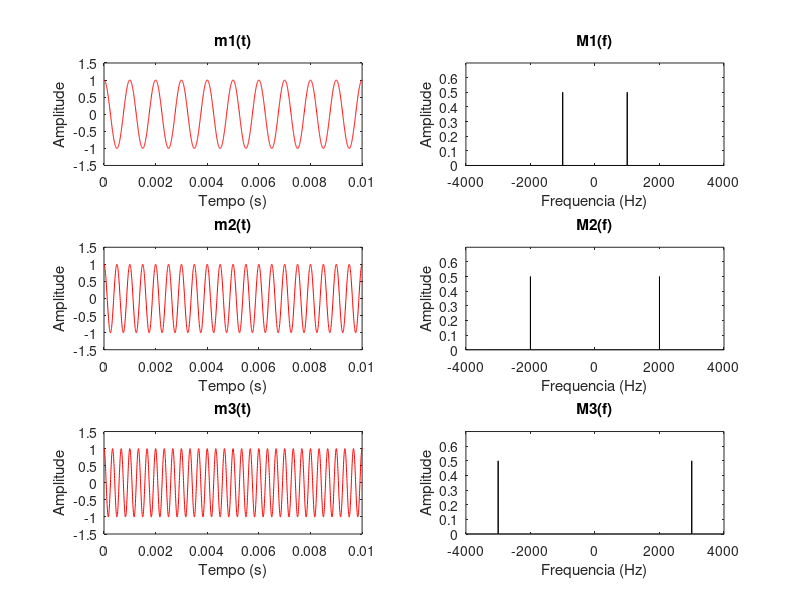
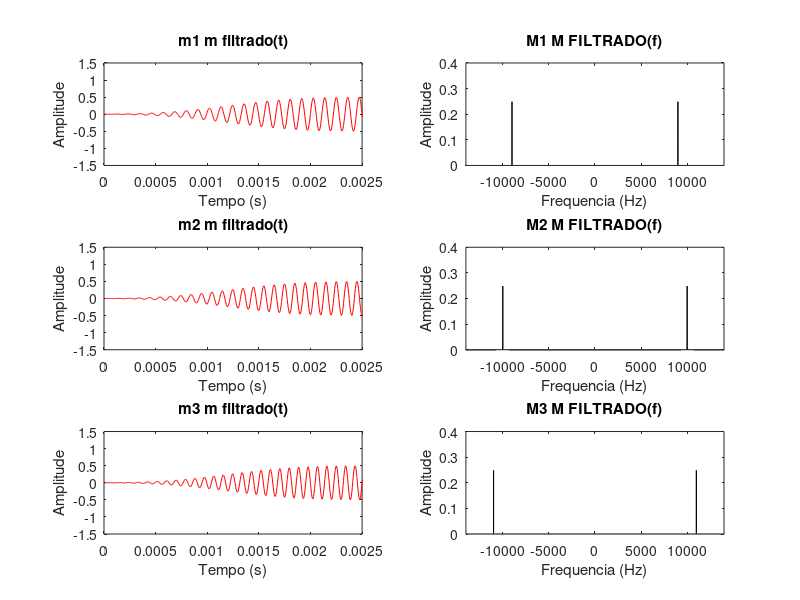
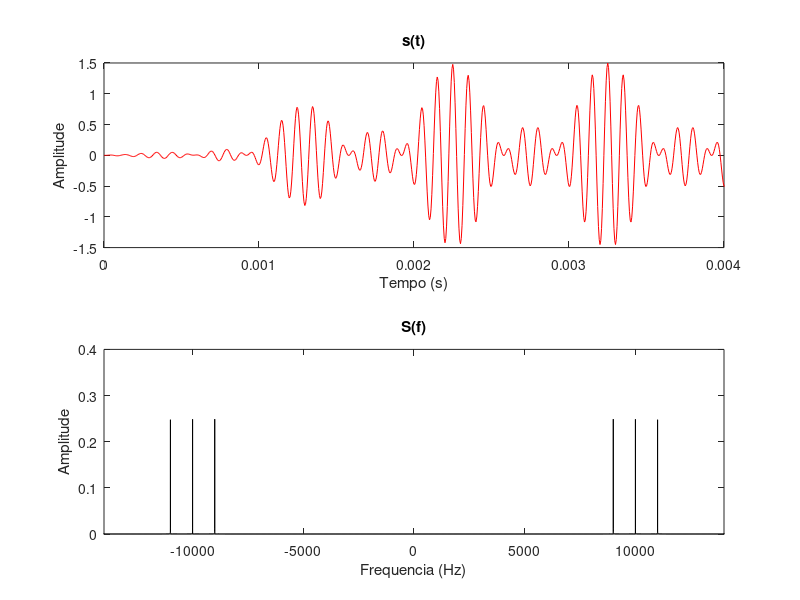
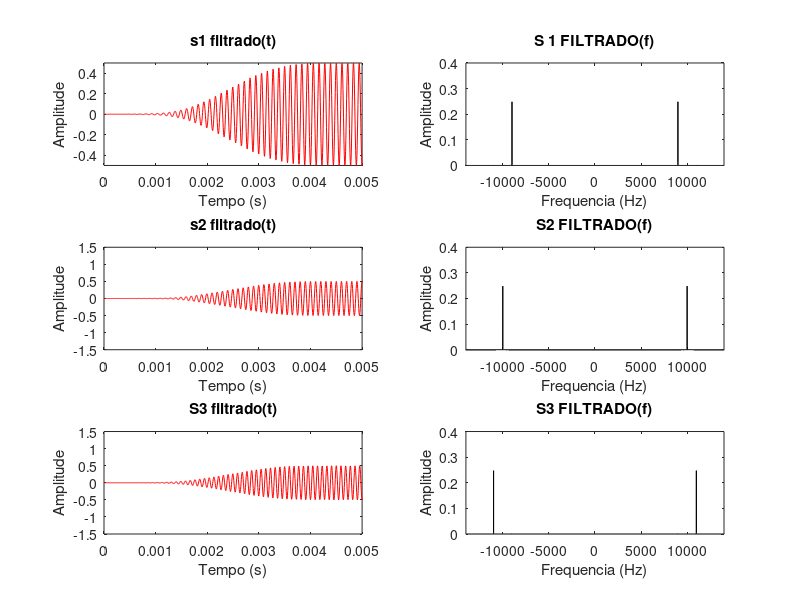

Here is the MATLAB script that generated these plots, in order:
clc
close all
clear all

Am = 1;                                 % Amplitude do sinal 
Ac = 1;                                 % Amplitude da portadora
fm = 1000;                              % Frequ?ncia do sinal
fc = 1000;                              % Frequ?ncia da portadora
N = 200;                                % Fator de superamostragem
fs = N*fm;                              % Frequ?ncia de amostragem
num_periodos = 1000;                    % N?mero de per?odos
t_final = num_periodos*(1/fm);          % Dois per?odos
Ts = 1/fs;                              % Tempo de amostragem 
t = 0:Ts:t_final;                       % Vetor tempo
f_passo = 1/t_final;
f = -fs/2:f_passo:fs/2;

%sinal a modular
m1 = Am*cos(2*pi*fm.*t);
m2 = Am*cos(2*pi*2*fm*t);
m3 = Am*cos(2*pi*3*fm*t);
%gerando sinais das portadorasa
c1 = Ac*cos(2*pi*10*fc.*t);
c2 = Ac*cos(2*pi*12*fc.*t);
c3 = Ac*cos(2*pi*14*fc.*t);

%plot sinais dominio tempo e frequencia
%m1
figure(1)
subplot(3,2,1)
plot(t,m1,'r')
ylabel('Amplitude')
xlabel('Tempo (s)')
title('m1(t)')
axis([0 t_final/100 -1.5*Am 1.5*Am])
subplot(3,2,2)
M1 = fftshift(fft(m1)/length(m1));
plot(f,abs(M1),'k');
axis([-4*fc 4*fc 0 0.7]);
ylabel('Amplitude')
xlabel('Frequencia (Hz)')
title('M1(f)')
%m2
subplot(3,2,3)
plot(t,m2,'r')
ylabel('Amplitude')
xlabel('Tempo (s)')
title('m2(t)')
axis([0 t_final/100 -1.5*Am 1.5*Am])
subplot(3,2,4)
M2 = fftshift(fft(m2)/length(m2));
plot(f,abs(M2),'k');
axis([-4*fc 4*fc 0 0.7]);
ylabel('Amplitude')
xlabel('Frequencia (Hz)')
title('M2(f)')
%m3
subplot(3,2,5)
plot(t,m3,'r')
ylabel('Amplitude')
xlabel('Tempo (s)')
title('m3(t)')
axis([0 t_final/100 -1.5*Am 1.5*Am])
subplot(3,2,6)
M3 = fftshift(fft(m3)/length(m3));
plot(f,abs(M3),'k');
axis([-4*fc 4*fc 0 0.7]);
ylabel('Amplitude')
xlabel('Frequencia (Hz)')
title('M3(f)')

%modulando os sinais
m1_m = m1.*c1;
m2_m = m2.*c2;
m3_m = m3.*c3;

%filtro passa faixa para nao misturar os sinais
pf1 = fir1(500, [8900/(fs/2) 9100/(fs/2)]);
pf2 = fir1(500, [9900/(fs/2) 10100/(fs/2)]);
pf3 = fir1(500, [10900/(fs/2) 11100/(fs/2)]);

%filtrando os sinais
m1_m_filtrado = filter(pf1, 1, m1_m);
m2_m_filtrado = filter(pf2, 1, m2_m);
m3_m_filtrado = filter(pf3, 1, m3_m);

%plot sinais dominio tempo e frequencia filtrados antes da soma e envio
%m1
figure(2)
subplot(3,2,1)
plot(t,m1_m_filtrado,'r')
ylabel('Amplitude')
xlabel('Tempo (s)')
title('m1 m filtrado(t)')
axis([0 t_final/400 -1.5*Am 1.5*Am])
subplot(3,2,2)
M1_M_FILTRADO = fftshift(fft(m1_m_filtrado)/length(m1_m_filtrado));
plot(f,abs(M1_M_FILTRADO),'k');
axis([-14*fc 14*fc 0 0.4]);
ylabel('Amplitude')
xlabel('Frequencia (Hz)')
title('M1 M FILTRADO(f)')
%m2
subplot(3,2,3)
plot(t,m2_m_filtrado,'r')
ylabel('Amplitude')
xlabel('Tempo (s)')
title('m2 m filtrado(t)')
axis([0 t_final/400 -1.5*Am 1.5*Am])
subplot(3,2,4)
M2_M_FILTRADO = fftshift(fft(m2_m_filtrado)/length(m2_m_filtrado));
plot(f,abs(M2_M_FILTRADO),'k');
axis([-14*fc 14*fc 0 0.4]);
ylabel('Amplitude')
xlabel('Frequencia (Hz)')
title('M2 M FILTRADO(f)')
%m3
subplot(3,2,5)
plot(t,m3_m_filtrado,'r')
ylabel('Amplitude')
xlabel('Tempo (s)')
title('m3 m filtrado(t)')
axis([0 t_final/400 -1.5*Am 1.5*Am])
subplot(3,2,6)
M3_M_FILTRADO = fftshift(fft(m3_m_filtrado)/length(m3_m_filtrado));
plot(f,abs(M3_M_FILTRADO),'k');
axis([-14*fc 14*fc 0 0.4]);
ylabel('Amplitude')
xlabel('Frequencia (Hz)')
title('M3 M FILTRADO(f)')

%sinal enviado
s = m1_m_filtrado + m2_m_filtrado + m3_m_filtrado;

%plot sinal enviado
figure(3)
subplot(2,1,1)
plot(t, s, 'r')
ylabel('Amplitude')
xlabel('Tempo (s)')
title('s(t)')
axis([0 t_final/250 -1.5*Am 1.5*Am])
subplot(2,1,2)
S = fftshift(fft(s)/length(s));
plot(f,abs(S),'k');
axis([-14*fc 14*fc 0 0.4]);
ylabel('Amplitude')
xlabel('Frequencia (Hz)')
title('S(f)')

%filtrando sinal recebido
s1_filtrado = filter(pf1, 1, s);
s2_filtrado = filter(pf2, 1, s);
s3_filtrado = filter(pf3, 1, s);

%plot sinais tratado no dominio tempo e frequencia
%s1_filtrado
figure(4)
subplot(3,2,1)
plot(t,s1_filtrado,'r')
ylabel('Amplitude')
xlabel('Tempo (s)')
title('s1 filtrado(t)')
axis([0 t_final/200 -0.5*Am 0.5*Am])
subplot(3,2,2)
S1_FILTRADO = fftshift(fft(s1_filtrado)/length(s1_filtrado));
plot(f,abs(S1_FILTRADO),'k');
axis([-14*fc 14*fc 0 0.4]);
ylabel('Amplitude')
xlabel('Frequencia (Hz)')
title('S 1 FILTRADO(f)')
%s2_filtrado
subplot(3,2,3)
plot(t,s2_filtrado,'r')
ylabel('Amplitude')
xlabel('Tempo (s)')
title('s2 filtrado(t)')
axis([0 t_final/200 -1.5*Am 1.5*Am])
subplot(3,2,4)
S2_FILTRADO = fftshift(fft(s2_filtrado)/length(s2_filtrado));
plot(f,abs(S2_FILTRADO),'k');
axis([-14*fc 14*fc 0 0.4]);
ylabel('Amplitude')
xlabel('Frequencia (Hz)')
title('S2 FILTRADO(f)')
%s3_filtrado
subplot(3,2,5)
plot(t,s3_filtrado,'r')
ylabel('Amplitude')
xlabel('Tempo (s)')
title('S3 filtrado(t)')
axis([0 t_final/200 -1.5*Am 1.5*Am])
subplot(3,2,6)
S3_FILTRADO = fftshift(fft(s3_filtrado)/length(s3_filtrado));
plot(f,abs(S3_FILTRADO),'k');
axis([-14*fc 14*fc 0 0.4]);
ylabel('Amplitude')
xlabel('Frequencia (Hz)')
title('S3 FILTRADO(f)')

%demodulando sinal
s1_m = s1_filtrado.*c1;
s2_m = s2_filtrado.*c2;
s3_m = s3_filtrado.*c3;

%filtro passa baixa para finalizar o tratamento do sinal
pb1 = fir1(500, 910/(fs/2));
pb2 = fir1(500, 2010/(fs/2));
pb3 = fir1(500, 3010/(fs/2));

%filtrando sinal demodulado
s1 = filter(pb1, 1, s1_m);
s2 = filter(pb2, 1, s2_m);
s3 = filter(pb3, 1, s3_m);

%plot sinais filtrado no dominio tempo e frequencia
%s1
figure(5)
subplot(3,2,1)
plot(t,s1,'r')
ylabel('Amplitude')
xlabel('Tempo (s)')
title('s1(t)')
axis([0 t_final/100 -0.2*Am 0.2*Am])
subplot(3,2,2)
S1 = fftshift(fft(s1)/length(s1));
plot(f,abs(S1),'k');
axis([-4*fc 4*fc 0 0.1]);
ylabel('Amplitude')
xlabel('Frequencia (Hz)')
title('S1(f)')
%s2
subplot(3,2,3)
plot(t,s2,'r')
ylabel('Amplitude')
xlabel('Tempo (s)')
title('s2(t)')
axis([0 t_final/100 -0.2*Am 0.2*Am])
subplot(3,2,4)
S2 = fftshift(fft(s2)/length(s2));
plot(f,abs(S2),'k');
axis([-4*fc 4*fc 0 0.1]);
ylabel('Amplitude')
xlabel('Frequencia (Hz)')
title('S2 (f)')
%s3
subplot(3,2,5)
plot(t,s3,'r')
ylabel('Amplitude')
xlabel('Tempo (s)')
title('S3(t)')
axis([0 t_final/100 -0.2*Am 0.2*Am])
subplot(3,2,6)
S3 = fftshift(fft(s3)/length(s3));
plot(f,abs(S3),'k');
axis([-4*fc 4*fc 0 0.1]);
ylabel('Amplitude')
xlabel('Frequencia (Hz)')
title('S3(f)')
